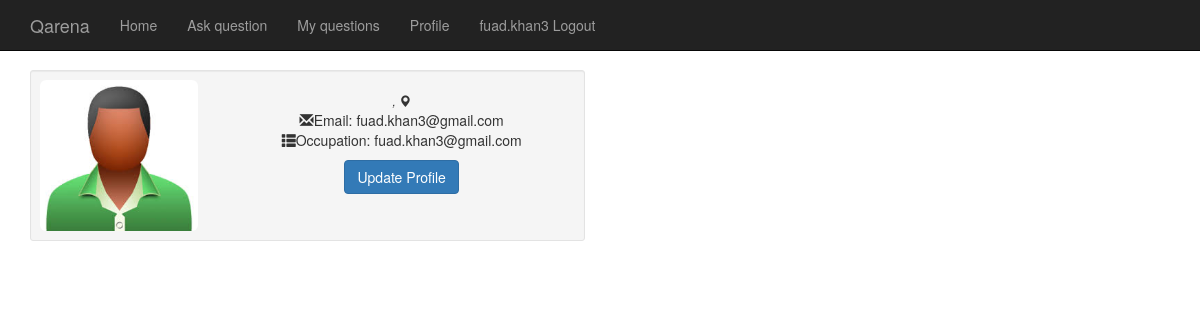
The app's page /qarenaprojectfinal/profile.php (signed in) with its own data.
### tables this page shows
CREATE TABLE `account` (
  `account_id` int(11) NOT NULL,
  `first_name` varchar(100) DEFAULT NULL,
  `last_name` varchar(100) DEFAULT NULL,
  `email_id` varchar(100) DEFAULT NULL,
  `country` varchar(100) DEFAULT NULL,
  `state` varchar(100) DEFAULT NULL,
  `image` varchar(500) DEFAULT 'uploads/person.jpg',
  `is_famale` tinyint(4) DEFAULT NULL,
  `points` int(11) DEFAULT '0',
  `occupation` varchar(100) DEFAULT NULL,
  `user_id` int(11) NOT NULL
);

### qarenaprojectfinal/profile.php (the view, shortened to what this page needs)
<!DOCTYPE html>
<?php
	include('Module/connection.php');
	$username = $_SESSION['user_name'];
	$userIdQuery = "select user_id from users where user_name ='".$username."';";
	$result = mysqli_query($con,$userIdQuery);
	$thisUserId = mysqli_fetch_assoc($result);
	$userId = $thisUserId['user_id'];
	$allInfoQuery = "select * from account where user_id =".$userId.";";
	$allInfoQueryRes = mysqli_query($con,$allInfoQuery);
	$allInfoQueryRows = mysqli_fetch_assoc($allInfoQueryRes);
?>
<html><head>
		<link rel="stylesheet" href="qa-styles.css">
    <link href="css/bootstrap.min.css" rel="stylesheet">
    <link href="css/shop-homepage.css" rel="stylesheet">
	</head>
	<body >
		<?php include('navbar.php');?>
		<div class="container">
		<div class="row">
			<div class="col-xs-12 col-sm-6 col-md-6">
				<div class="well well-sm">
					<div class="row">
						<div class="col-sm-6 col-md-4">
							<img src="<?php echo($allInfoQueryRows['image'])?>" alt="" class="img-rounded img-responsive" />
						</div>
						<div class="col-sm-6 col-md-8">
							<small><cite title="San Francisco, USA"><? echo($allInfoQueryRows['state']); ?> , <?php echo($allInfoQueryRows['country']);?> <i class="glyphicon glyphicon-map-marker">
							</i></cite></small>
							<p>
								<i class="glyphicon glyphicon-envelope"></i>Email: <?php echo($allInfoQueryRows['email_id'])?>
								<br />
								<i class="glyphicon glyphicon-th-list"></i>Occupation: <?php echo($allInfoQueryRows['email_id'])?>
								<br />
							<a href="updateProfile.php">
							<div class="btn-group">
								<button type="button" class="btn btn-primary">
									Update Profile</button>
							</div>
							</a>
						</div>
					</div>
				</div>
			</div>
		</div>
	</div>
</body></html>

### qarenaprojectfinal/qa-styles.css (style rules this page uses)
html { position: relative; min-height: 100%; }
body { background: #eeeeee url(images/bodybg.jpg) repeat left top; text-align: center; margin: 0 0 80px; padding: 0; }
body, td, input, textarea { font: 14px/1.5 Helvetica, Arial, sans-serif; color: #333; }
a:link, a:visited { text-decoration: none; color: #0179b5; }
img { border: none; }
p { margin-top: 0; }

### qarenaprojectfinal/css/shop-homepage.css (style rules this page uses)
body { padding-top: 70px; }

### records on screen
account: image (picture), email "fuad.khan3@gmail.com"

### other values on screen
$username "fuad.khan3"
